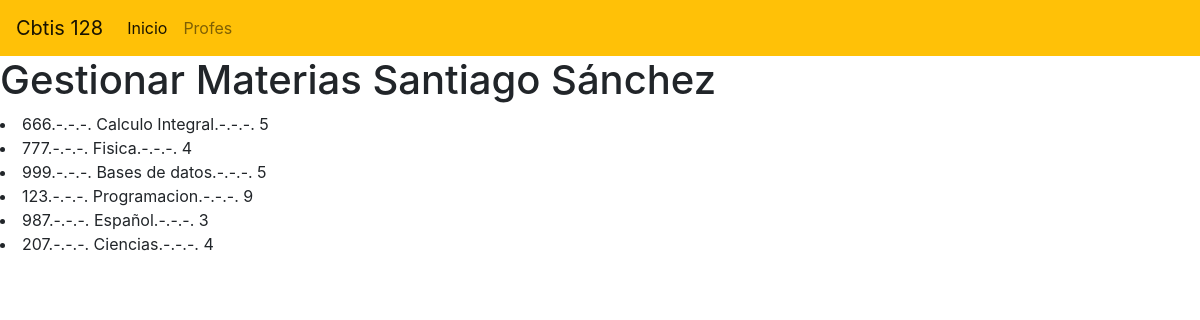
The page / on the database its author committed.
### materia_app/models.py (models this page shows, shortened)
class Materia(models.Model):
    codigo = models.CharField(primary_key=True,  max_length=6)
    nombre = models.CharField(max_length=100)
    creditos =  models.PositiveSmallIntegerField()

### materia_app/views.py (the view)
# urls.py: path('', views.inicio_vista, name='inicio_vista'),
def inicio_vista(request):
    ListadoMaterias=Materia.objects.all()
    return render(request, 'gestionarMateria.html',{'lasmaterias':ListadoMaterias})

### materia_app/templates/gestionarMateria.html (shortened to what this page needs)
{% extends "base.html" %}
{% block cuerpo %}
    <h1> Gestionar Materias   Santiago Sánchez</h1>
    {% for m in lasmaterias %}
    <li> {{m.codigo}}.-.-.-. {{m.nombre}}.-.-.-. {{m.creditos}}</li>
    {% endfor %}
{% endblock %}

### materia_app/templates/base.html (shortened to what this page needs)
<!DOCTYPE html>
<html lang="en">
<head>
<link rel="stylesheet" href="https://cdn.jsdelivr.net/npm/bootstrap@4.3.1/dist/css/bootstrap.min.css">
</head>
<body>
    <nav class="navbar navbar-expand-lg navbar-light bg-warning">
    <a class="navbar-brand" href="#">Cbtis 128</a>
    <div class="collapse navbar-collapse" id="navbarNav">
        <ul class="navbar-nav">
        <li class="nav-item active">
            <a class="nav-link" href="#">Inicio <span class="sr-only">(current)</span></a>
        </li>
        <li class="nav-item">
            <a class="nav-link" href="#">Profes</a>
        </li>
        </ul>
    </div>
    </nav>
{% block cuerpo %}{% endblock %}
</body>
</html>

### rows shown on the page
Materia: codigo "666", nombre "Calculo Integral", creditos "5"
Materia: codigo "777", nombre "Fisica", creditos "4"
Materia: codigo "999", nombre "Bases de datos", creditos "5"
Materia: codigo "123", nombre "Programacion", creditos "9"
Materia: codigo "987", nombre "Español", creditos "3"
Materia: codigo "207", nombre "Ciencias", creditos "4"
